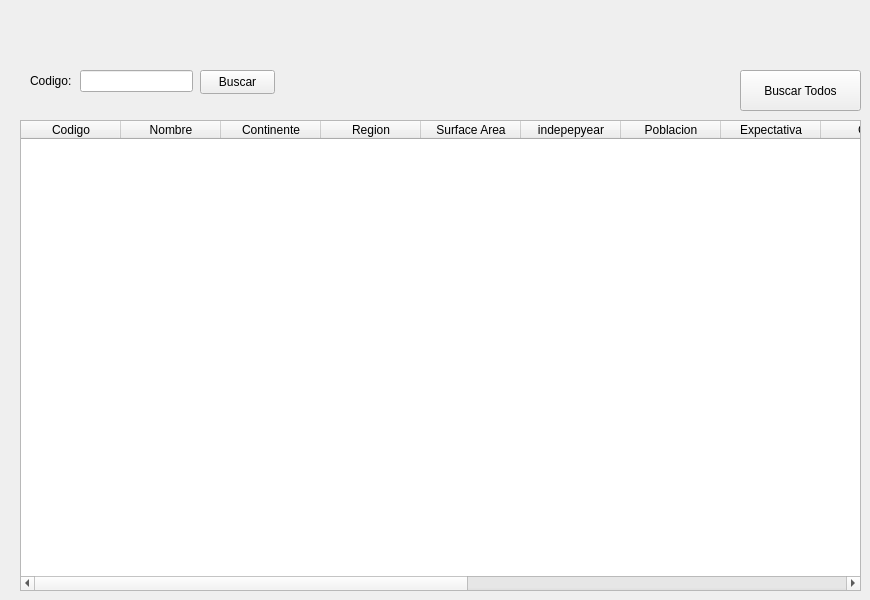
    <widget class="QWidget" name="tabPais">
     <attribute name="title">
      <string>Consultar Pais</string>
     </attribute>
     <widget class="QTableWidget" name="tabla_pais">
      <property name="geometry">
       <rect>
        <x>20</x>
        <y>120</y>
        <width>841</width>
        <height>471</height>
       </rect>
      </property>
      <column>
       <property name="text">
        <string>Codigo</string>
       </property>
      </column>
      <column>
       <property name="text">
        <string>Nombre</string>
       </property>
      </column>
      <column>
       <property name="text">
        <string>Continente</string>
       </property>
      </column>
      <column>
       <property name="text">
        <string>Region</string>
       </property>
      </column>
      <column>
       <property name="text">
        <string>Surface Area</string>
       </property>
      </column>
      <column>
       <property name="text">
        <string>indepepyear</string>
       </property>
      </column>
      <column>
       <property name="text">
        <string>Poblacion</string>
       </property>
      </column>
      <column>
       <property name="text">
        <string>Expectativa</string>
       </property>
      </column>
      <column>
       <property name="text">
        <string>GNP</string>
       </property>
      </column>
      <column>
       <property name="text">
        <string>GNPOid</string>
       </property>
      </column>
      <column>
       <property name="text">
        <string>Nombre Local</string>
       </property>
      </column>
      <column>
       <property name="text">
        <string>Forma de Gob</string>
       </property>
      </column>
      <column>
       <property name="text">
        <string>Cabeza de Estado</string>
       </property>
      </column>
      <column>
       <property name="text">
        <string>Capital</string>
       </property>
      </column>
      <column>
       <property name="text">
        <string>Codigo2</string>
       </property>
      </column>
     </widget>
     <widget class="QPushButton" name="bt_refreshpais">
      <property name="geometry">
       <rect>
        <x>740</x>
        <y>70</y>
        <width>121</width>
        <height>41</height>
       </rect>
      </property>
      <property name="text">
       <string>Buscar Todos</string>
      </property>
     </widget>
     <widget class="QLabel" name="label">
      <property name="geometry">
       <rect>
        <x>30</x>
        <y>70</y>
        <width>61</width>
        <height>21</height>
       </rect>
      </property>
      <property name="text">
       <string>Codigo:</string>
      </property>
      <property name="textFormat">
       <enum>Qt::AutoText</enum>
      </property>
      <property name="scaledContents">
       <bool>false</bool>
      </property>
      <property name="indent">
       <number>0</number>
      </property>
     </widget>
     <widget class="QLineEdit" name="codigoPais">
      <property name="geometry">
       <rect>
        <x>80</x>
        <y>70</y>
        <width>113</width>
        <height>22</height>
       </rect>
      </property>
      <property name="inputMask">
       <string/>
      </property>
      <property name="text">
       <string/>
      </property>
     </widget>
     <widget class="QPushButton" name="bt_buscarpais">
      <property name="geometry">
       <rect>
        <x>200</x>
        <y>70</y>
        <width>75</width>
        <height>24</height>
       </rect>
      </property>
      <property name="text">
       <string>Buscar</string>
      </property>
     </widget>
    </widget>
